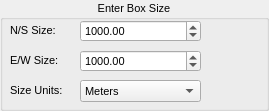
            <widget class="QGroupBox" name="gbBufferInput">
             <property name="geometry">
              <rect>
               <x>0</x>
               <y>110</y>
               <width>269</width>
               <height>111</height>
              </rect>
             </property>
             <property name="sizePolicy">
              <sizepolicy hsizetype="Fixed" vsizetype="Fixed">
               <horstretch>0</horstretch>
               <verstretch>0</verstretch>
              </sizepolicy>
             </property>
             <property name="minimumSize">
              <size>
               <width>269</width>
               <height>111</height>
              </size>
             </property>
             <property name="maximumSize">
              <size>
               <width>269</width>
               <height>171</height>
              </size>
             </property>
             <property name="font">
              <font>
               <pointsize>8</pointsize>
               <weight>50</weight>
               <bold>false</bold>
              </font>
             </property>
             <property name="title">
              <string>Enter Box Size</string>
             </property>
             <property name="alignment">
              <set>Qt::AlignCenter</set>
             </property>
             <widget class="QLabel" name="lblXBuffer">
              <property name="geometry">
               <rect>
                <x>10</x>
                <y>20</y>
                <width>71</width>
                <height>21</height>
               </rect>
              </property>
              <property name="text">
               <string>N/S Size:</string>
              </property>
              <property name="buddy">
               <cstring>sbXBuffer</cstring>
              </property>
             </widget>
             <widget class="QLabel" name="lblYBuffer">
              <property name="geometry">
               <rect>
                <x>10</x>
                <y>50</y>
                <width>71</width>
                <height>21</height>
               </rect>
              </property>
              <property name="text">
               <string>E/W Size:</string>
              </property>
              <property name="buddy">
               <cstring>sbYBuffer</cstring>
              </property>
             </widget>
             <widget class="QLabel" name="lblBufferUnits">
              <property name="geometry">
               <rect>
                <x>10</x>
                <y>80</y>
                <width>71</width>
                <height>21</height>
               </rect>
              </property>
              <property name="text">
               <string>Size Units:</string>
              </property>
              <property name="buddy">
               <cstring>cbBufferUnits</cstring>
              </property>
             </widget>
             <widget class="QComboBox" name="cbBufferUnits">
              <property name="geometry">
               <rect>
                <x>80</x>
                <y>80</y>
                <width>121</width>
                <height>22</height>
               </rect>
              </property>
              <item>
               <property name="text">
                <string>Meters</string>
               </property>
              </item>
              <item>
               <property name="text">
                <string>Feet</string>
               </property>
              </item>
              <item>
               <property name="text">
                <string>Kilometers</string>
               </property>
              </item>
              <item>
               <property name="text">
                <string>Miles</string>
               </property>
              </item>
             </widget>
             <widget class="QDoubleSpinBox" name="sbXBuffer">
              <property name="geometry">
               <rect>
                <x>80</x>
                <y>20</y>
                <width>121</width>
                <height>22</height>
               </rect>
              </property>
              <property name="alignment">
               <set>Qt::AlignLeading|Qt::AlignLeft|Qt::AlignVCenter</set>
              </property>
              <property name="keyboardTracking">
               <bool>false</bool>
              </property>
              <property name="decimals">
               <number>2</number>
              </property>
              <property name="minimum">
               <double>0.000000000000000</double>
              </property>
              <property name="maximum">
               <double>9999999.000000000000000</double>
              </property>
              <property name="value">
               <double>1000.000000000000000</double>
              </property>
             </widget>
             <widget class="QDoubleSpinBox" name="sbYBuffer">
              <property name="geometry">
               <rect>
                <x>80</x>
                <y>50</y>
                <width>121</width>
                <height>22</height>
               </rect>
              </property>
              <property name="alignment">
               <set>Qt::AlignLeading|Qt::AlignLeft|Qt::AlignVCenter</set>
              </property>
              <property name="keyboardTracking">
               <bool>false</bool>
              </property>
              <property name="decimals">
               <number>2</number>
              </property>
              <property name="minimum">
               <double>0.000000000000000</double>
              </property>
              <property name="maximum">
               <double>9999999.000000000000000</double>
              </property>
              <property name="value">
               <double>1000.000000000000000</double>
              </property>
             </widget>
            </widget>
